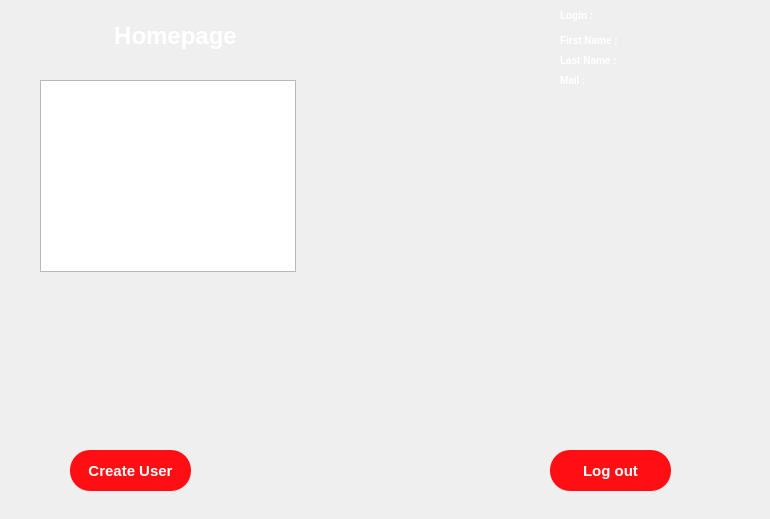
<?xml version="1.0" encoding="UTF-8"?>
<ui version="4.0">
 <class>AdminPage</class>
 <widget class="QWidget" name="AdminPage">
  <property name="geometry">
   <rect>
    <x>0</x>
    <y>0</y>
    <width>770</width>
    <height>519</height>
   </rect>
  </property>
  <property name="windowTitle">
   <string>Form</string>
  </property>
  <widget class="QLabel" name="title">
   <property name="geometry">
    <rect>
     <x>0</x>
     <y>20</y>
     <width>351</width>
     <height>31</height>
    </rect>
   </property>
   <property name="styleSheet">
    <string notr="true">QLabel{
	font-size: 24px;
	font-weight: bold;
	
	color: rgb(255, 255, 255);
}</string>
   </property>
   <property name="text">
    <string>Homepage</string>
   </property>
   <property name="alignment">
    <set>Qt::AlignCenter</set>
   </property>
  </widget>
  <widget class="QLabel" name="info_mail">
   <property name="geometry">
    <rect>
     <x>560</x>
     <y>70</y>
     <width>461</width>
     <height>20</height>
    </rect>
   </property>
   <property name="styleSheet">
    <string notr="true">QLabel{
	font-size: 10px;
	font-weight: bold;
	
	color: rgb(255, 255, 255);
}</string>
   </property>
   <property name="text">
    <string>Mail :</string>
   </property>
  </widget>
  <widget class="QLabel" name="info_login">
   <property name="geometry">
    <rect>
     <x>560</x>
     <y>0</y>
     <width>341</width>
     <height>31</height>
    </rect>
   </property>
   <property name="styleSheet">
    <string notr="true">QLabel{
	font-size: 10px;
	font-weight: bold;
	
	color: rgb(255, 255, 255);
}</string>
   </property>
   <property name="text">
    <string>Login :</string>
   </property>
  </widget>
  <widget class="QPushButton" name="button_deconnect">
   <property name="geometry">
    <rect>
     <x>550</x>
     <y>450</y>
     <width>121</width>
     <height>41</height>
    </rect>
   </property>
   <property name="styleSheet">
    <string notr="true">QPushButton{
	border-radius: 20px;
	
	background-color: rgb(255, 15, 19);
	font-weight:  bold;
	font-size: 15px;
	color: rgb(255, 255, 255);
}

QPushButton:hover{
	
	background-color: rgb(185, 1, 5);
}</string>
   </property>
   <property name="text">
    <string>Log out</string>
   </property>
  </widget>
  <widget class="QPushButton" name="createUserButton">
   <property name="geometry">
    <rect>
     <x>70</x>
     <y>450</y>
     <width>121</width>
     <height>41</height>
    </rect>
   </property>
   <property name="styleSheet">
    <string notr="true">QPushButton{
	border-radius: 20px;
	
	background-color: rgb(255, 15, 19);
	font-weight:  bold;
	font-size: 15px;
	color: rgb(255, 255, 255);
}

QPushButton:hover{
	
	background-color: rgb(185, 1, 5);
}</string>
   </property>
   <property name="text">
    <string>Create User</string>
   </property>
  </widget>
  <widget class="QLabel" name="info_firstName">
   <property name="geometry">
    <rect>
     <x>560</x>
     <y>30</y>
     <width>421</width>
     <height>20</height>
    </rect>
   </property>
   <property name="styleSheet">
    <string notr="true">QLabel{
	font-size: 10px;
	font-weight: bold;
	
	color: rgb(255, 255, 255);
}</string>
   </property>
   <property name="text">
    <string>First Name : </string>
   </property>
  </widget>
  <widget class="QTreeWidget" name="treeWidget">
   <property name="geometry">
    <rect>
     <x>40</x>
     <y>80</y>
     <width>256</width>
     <height>192</height>
    </rect>
   </property>
   <attribute name="headerVisible">
    <bool>false</bool>
   </attribute>
  </widget>
  <widget class="QLabel" name="info_lastName">
   <property name="geometry">
    <rect>
     <x>560</x>
     <y>50</y>
     <width>441</width>
     <height>20</height>
    </rect>
   </property>
   <property name="styleSheet">
    <string notr="true">QLabel{
	font-size: 10px;
	font-weight: bold;
	
	color: rgb(255, 255, 255);
}</string>
   </property>
   <property name="text">
    <string>Last Name :</string>
   </property>
  </widget>
 </widget>
 <resources/>
 <connections/>
</ui>
